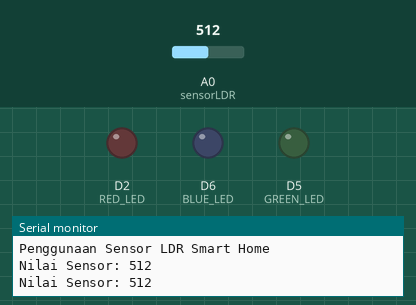
Simulated run of this program. Board: ESP8266 (NodeMCU). Shown: output pins drawn as LEDs (lit = HIGH), the last lines printed to the serial monitor. The test bench sets the inputs (shaded band); at power-on: A0 (sensorLDR) = 512.

Above: at 4.2 s.
4.3 s: A0 (sensorLDR) set to 683
6.2 s: A0 (sensorLDR) set to 708
At 8.2 s:
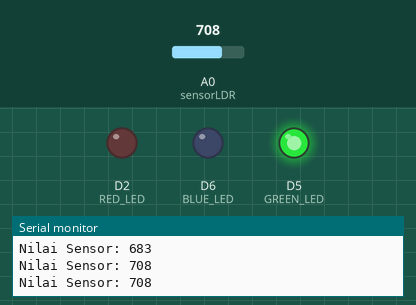
8.5 s: A0 (sensorLDR) set to 690
At 9.9 s:
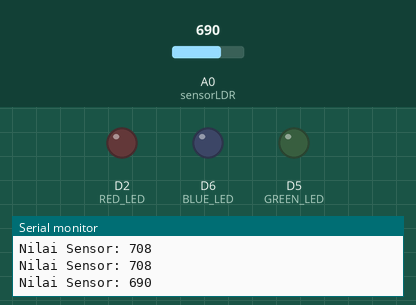
10.5 s: A0 (sensorLDR) set to 710
At 11.5 s:
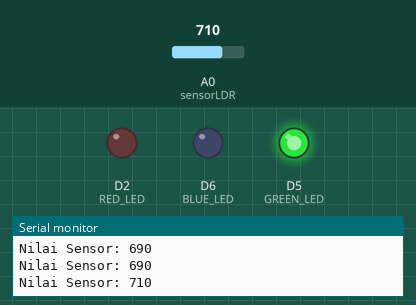
Timing chart, 0 to 13.5 s (numbered marks = the images above; inputs shaded):
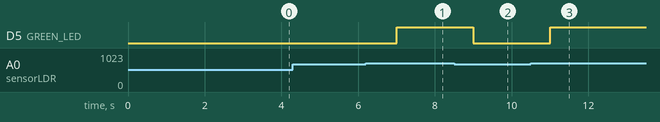

Measured:
- the behaviour switches between 699 and 700 on A0 (sensorLDR) (found by bisection; images 0 and 1)
- after the input at 6.2 s, D5 (GREEN_LED): LOW → HIGH after 0.80 s
- after the input at 8.5 s, D5 (GREEN_LED): HIGH → LOW after 0.50 s
- after the input at 10.5 s, D5 (GREEN_LED): LOW → HIGH after 0.50 s

The program:

main.cpp
```cpp
#include <Arduino.h>

#define sensorLDR A0
int nilaiSensor;

#define RED_LED D2   //led warna merah
#define GREEN_LED D5 //led warna hijau
#define BLUE_LED D6  //led warna biru

void setup()
{
  Serial.begin(115200);
  pinMode(RED_LED, OUTPUT); //atur pin-pin digital sebagai output
  pinMode(GREEN_LED, OUTPUT);
  pinMode(BLUE_LED, OUTPUT);
  Serial.println("Penggunaan Sensor LDR Smart Home");
  delay(3000);
}

void loop()
{
  // declare variabel untuk mengassign hasil return fungsi analogRead yang membaca cahaya
  nilaiSensor = analogRead(sensorLDR);
  Serial.print("Nilai Sensor: ");
  Serial.println(nilaiSensor);
  // Jika sensor bernilai kurang dari 700 alias terang maka lampu mati
  if (nilaiSensor < 700)
  {
    digitalWrite(RED_LED, LOW);
    digitalWrite(GREEN_LED, LOW);
    digitalWrite(BLUE_LED, LOW);
  }
  // jika lebih dari sama dengan 700 maka lampu menyala karena dideteksi sebagai gelap
  else
  {
    digitalWrite(RED_LED, LOW);
    digitalWrite(GREEN_LED, HIGH);
    digitalWrite(BLUE_LED, LOW);
  }
  delay(1000);
}
```
